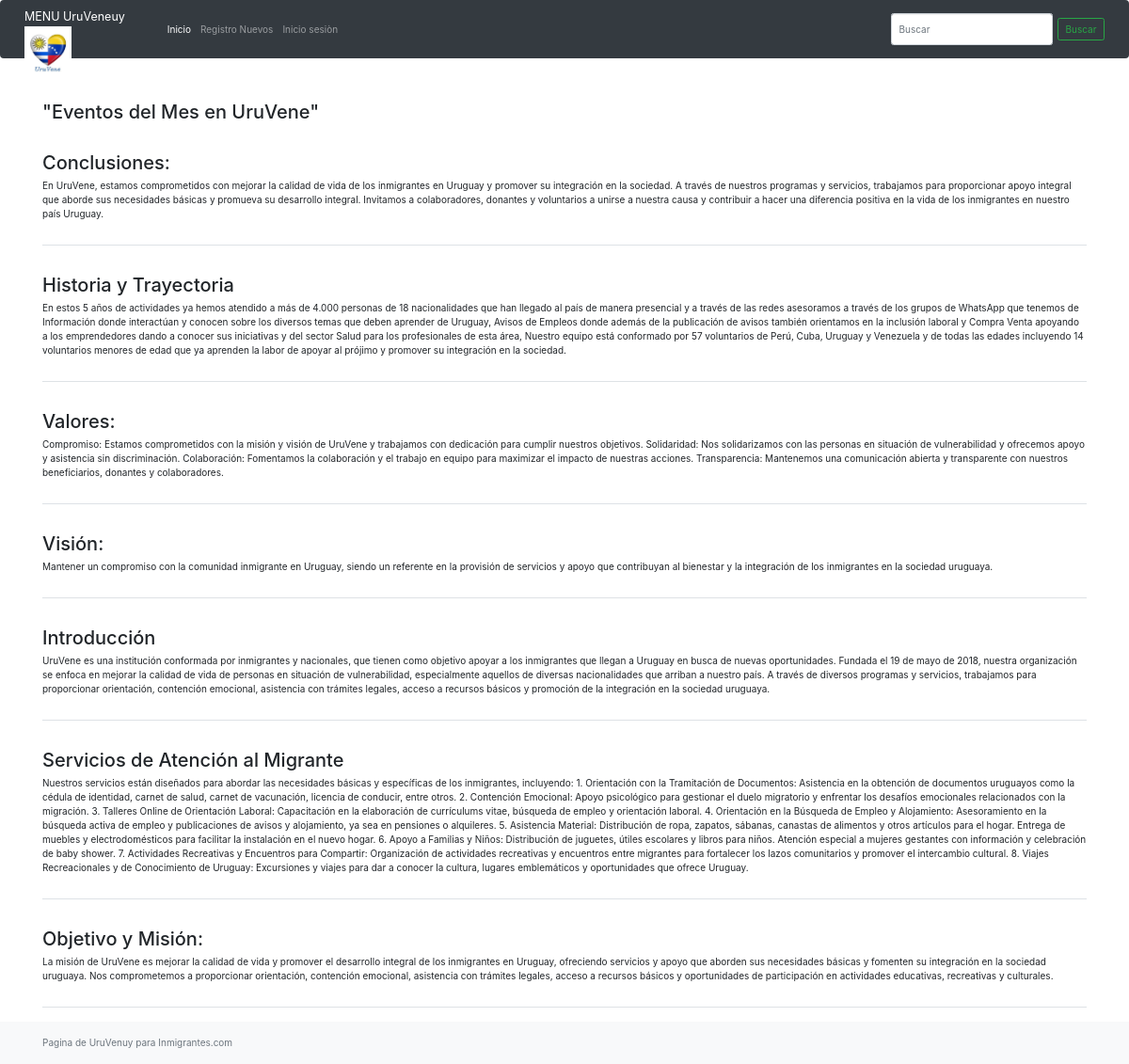
/post/, run on an earlier commit of the app's database.
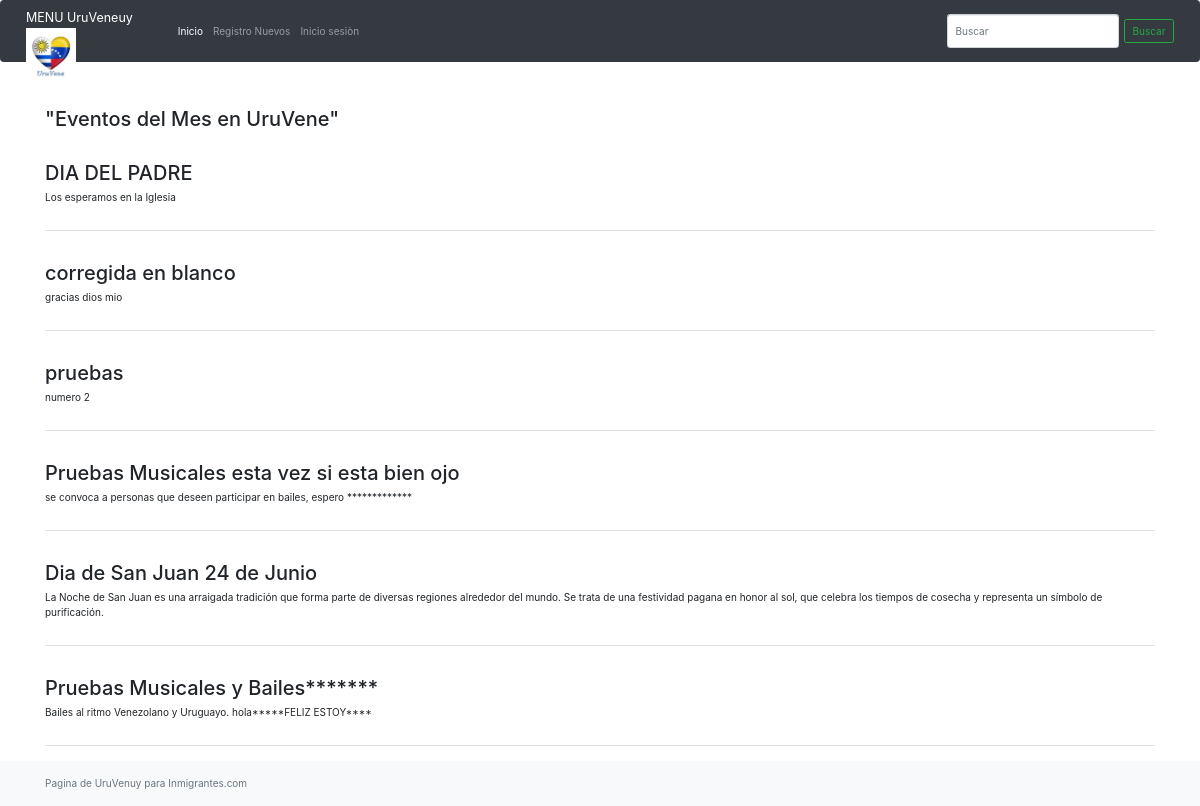
And on a later commit of the database.
### base/models.py (models this page shows, shortened)
class Posts(models.Model):
   title = models.CharField(max_length=200)
   text= models.TextField()
   updated = models.DateTimeField(auto_now= True)
   created =models.DateTimeField(auto_now_add= True)
   user = models.ForeignKey(User, null=True, on_delete=models.SET_NULL)

### base/views.py (the view)
# urls.py: path('post/', post)
def post(request):
   mision = Posts.objects.order_by('-created')
   return render(request, 'ejemplo.html', {'ejemplo': mision})

### templates/ejemplo.html (shortened to what this page needs)
{% extends "layouts/main.html" %}
{% block content %}
<h2>"Eventos del Mes en UruVene"  </h2>
{%for p in ejemplo %}
<div class="my-4 py-4 border-bottom">
    <h2> {{p.title}} </h2>
    <p>  {{p.text}} </p>
</div>
{% endfor %}
{% endblock %}

### templates/layouts/main.html (shortened to what this page needs)
{% load static %}
<!DOCTYPE html>
<html lang="es">
<head>
        <link rel="stylesheet" href="{% static 'styles/bootstrap.css' %}">
        <link rel="stylesheet" href="https://cdn.jsdelivr.net/npm/bootstrap@4.0.0/dist/css/bootstrap.min.css">
</head>
<body>
    <header>
        <nav class="navbar navbar-expand-md navbar-dark Fixed-top bg-dark">
           <a class="navbar-brand" href="#">MENU UruVeneuy <img src="static/images/uruvenelogo.jpeg" alt="" width="50"></a>
           <div class="collapse navbar-collapse" id="navbarCollapse">
           <ul class="navbar-nav mr-auto">
                <li class="nav-item active">
                    <a class="nav-link" href="/">Inicio <span class="sr-only">(actual)</span></a>
                </li>
                <li class="nav-item">
                    <a class="nav-link" href="/perfil">Registro Nuevos</a>
                </li>
                {% if request.user.is_authenticated %}
                <li class="nav-item">
                    <a class="nav-link" href="/logout">Salir</a>
                </li>
                {% else %}
                <li class="nav-item">
                    <a class="nav-link" href="/login">Inicio sesiòn</a>
                </li>
                {%endif%}
            </ul>
            <form class="form-inline mt-2 mt-md-0">
                <input class="form-control mr-sm-2" type="text" placeholder="Buscar">
                <button class="btn btn-outline-success my-2 my-sm-0" type="submit">Buscar</button>
            </form>
        </div>
    </nav>
</header>
    <main role="main" class="container my-5">
        <div class="py-4">
            {%block content %}
            {% endblock %}
        </div>
        </main>
        <footer class="footer bg-light p-4 fixed-bottom">
            <div class="container">
                <span class="text-muted">Pagina de UruVenuy para Inmigrantes.com</span>
            </div>
        </footer>
</body>
</html>

What changed in the data, as far as the page shows it:
removed Posts: title "Conclusiones:", text "En UruVene, estamos comprometidos con mejorar la calidad de vida de los inmigrantes en Uruguay y promover su integración en la sociedad. A través de nuestros programas y servicios, trabajamos para proporcionar apoyo integral que aborde sus necesidades básicas y promueva su desarrollo integral. Invitamos a colaboradores, donantes y voluntarios a unirse a nuestra causa y contribuir a hacer una diferencia positiva en la vida de los inmigrantes en nuestro país Uruguay."
removed Posts: title "Historia y Trayectoria", text "En estos 5 años de actividades ya hemos atendido a más de 4.000 personas de 18 nacionalidades que han llegado al país de manera presencial y a través de las redes asesoramos a través de los grupos de WhatsApp que tenemos de Información donde interactúan y conocen sobre los diversos temas que deben aprender de Uruguay, Avisos de Empleos donde además de la publicación de avisos también orientamos en la inclusión laboral y Compra Venta apoyando a los emprendedores dando a conocer sus iniciativas y del sector Salud para los profesionales de esta área, Nuestro equipo está conformado por 57 voluntarios de Perú, Cuba, Uruguay y Venezuela y de todas las edades incluyendo 14 voluntarios menores de…"
removed Posts: title "Valores:", text "Compromiso: Estamos comprometidos con la misión y visión de UruVene y trabajamos con dedicación para cumplir nuestros objetivos. Solidaridad: Nos solidarizamos con las personas en situación de vulnerabilidad y ofrecemos apoyo y asistencia sin discriminación. Colaboración: Fomentamos la colaboración y el trabajo en equipo para maximizar el impacto de nuestras acciones. Transparencia: Mantenemos una comunicación abierta y transparente con nuestros beneficiarios, donantes y colaboradores."
removed Posts: title "Visión:", text "Mantener un compromiso con la comunidad inmigrante en Uruguay, siendo un referente en la provisión de servicios y apoyo que contribuyan al bienestar y la integración de los inmigrantes en la sociedad uruguaya."
removed Posts: title "Introducción", text "UruVene es una institución conformada por inmigrantes y nacionales, que tienen como objetivo apoyar a los inmigrantes que llegan a Uruguay en busca de nuevas oportunidades. Fundada el 19 de mayo de 2018, nuestra organización se enfoca en mejorar la calidad de vida de personas en situación de vulnerabilidad, especialmente aquellos de diversas nacionalidades que arriban a nuestro país. A través de diversos programas y servicios, trabajamos para proporcionar orientación, contención emocional, asistencia con trámites legales, acceso a recursos básicos y promoción de la integración en la sociedad uruguaya."
removed Posts: title "Servicios de Atención al Migrante", text "Nuestros servicios están diseñados para abordar las necesidades básicas y específicas de los inmigrantes, incluyendo: 1. Orientación con la Tramitación de Documentos: Asistencia en la obtención de documentos uruguayos como la cédula de identidad, carnet de salud, carnet de vacunación, licencia de conducir, entre otros. 2. Contención Emocional: Apoyo psicológico para gestionar el duelo migratorio y enfrentar los desafíos emocionales relacionados con la migración. 3. Talleres Online de Orientación Laboral: Capacitación en la elaboración de currículums vitae, búsqueda de empleo y orientación laboral. 4. Orientación en la Búsqueda de Empleo y Alojamiento: Asesoramiento en la búsqueda activa de…"
removed Posts: title "Objetivo y Misión:", text "La misión de UruVene es mejorar la calidad de vida y promover el desarrollo integral de los inmigrantes en Uruguay, ofreciendo servicios y apoyo que aborden sus necesidades básicas y fomenten su integración en la sociedad uruguaya. Nos comprometemos a proporcionar orientación, contención emocional, asistencia con trámites legales, acceso a recursos básicos y oportunidades de participación en actividades educativas, recreativas y culturales."
added Posts: title "DIA DEL PADRE", text "Los esperamos en la Iglesia"
added Posts: title "corregida en blanco", text "gracias dios mio"
added Posts: title "pruebas", text "numero 2"
added Posts: title "Pruebas Musicales esta vez si esta bien ojo", text "se convoca a personas que deseen participar en bailes, espero *************"
added Posts: title "Dia de San Juan 24 de Junio", text "La Noche de San Juan es una arraigada tradición que forma parte de diversas regiones alrededor del mundo. Se trata de una festividad pagana en honor al sol, que celebra los tiempos de cosecha y representa un símbolo de purificación."
added Posts: title "Pruebas Musicales y Bailes*******", text "Bailes al ritmo Venezolano y Uruguayo. hola*****FELIZ ESTOY****"
